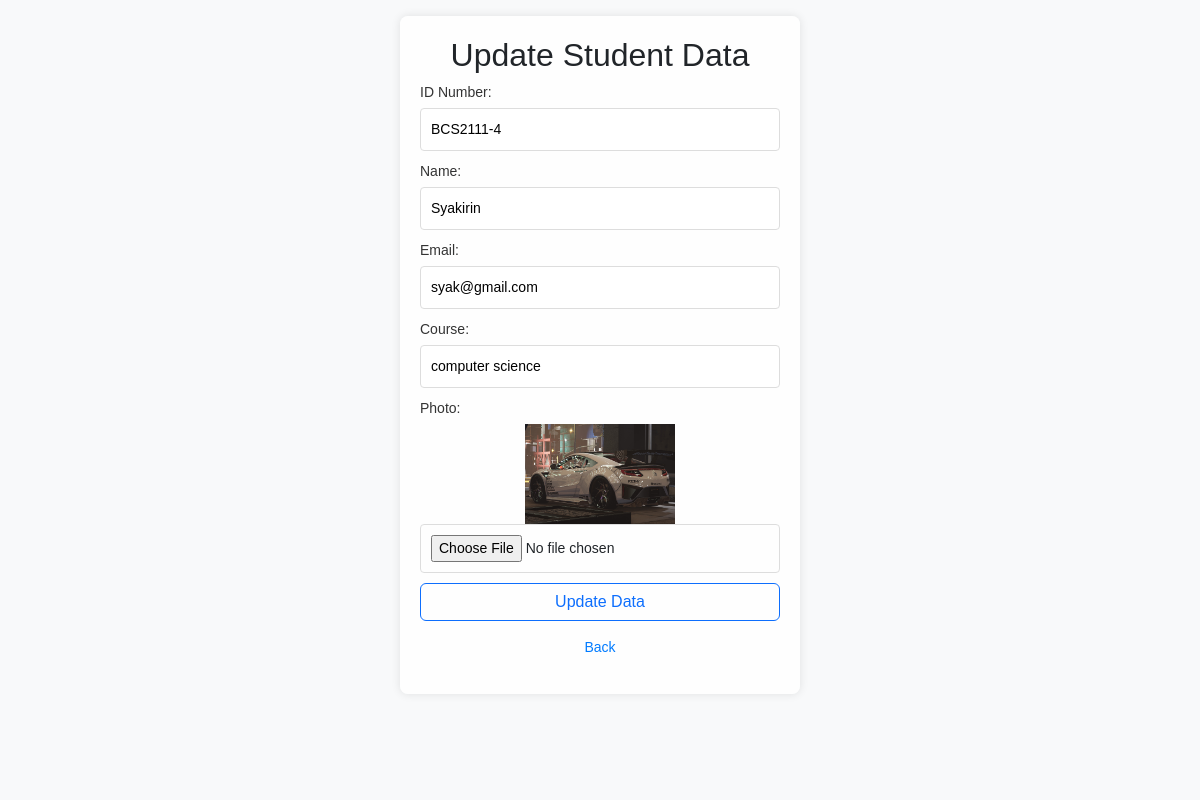
The page /edit.php?id=7 (signed in) on the database its author committed.
### tables this page shows
CREATE TABLE `mahasiswa` (
  `id` int(11) NOT NULL,
  `name` varchar(200) NOT NULL,
  `nrp` char(9) NOT NULL,
  `email` varchar(100) NOT NULL,
  `jurusan` varchar(100) NOT NULL,
  `gambar` varchar(100) NOT NULL
);

### functions.php (called while the page is built, shortened)
<?php
$conn = mysqli_connect("localhost", "root", "root", "phpdasar");
function query($query){
    global $conn;
    $result = mysqli_query($conn, $query);
    $rows = [];
    while ($row = mysqli_fetch_assoc($result)){
        $rows[] = $row;
    }
    return $rows;
}
?>

### edit.php (the view, shortened to what this page needs)
<?php
require 'functions.php';
$id = $_GET["id"];
$mhs = query("SELECT * FROM mahasiswa WHERE id = $id")[0];
?>
<!DOCTYPE html>
<html lang="en">
<head>
    <link href="https://cdn.jsdelivr.net/npm/bootstrap@5.3.2/dist/css/bootstrap.min.css" rel="stylesheet">
    <link rel="stylesheet" href="css/edit.css">
</head>
<body class="bg-light">
    <video src="vd/ocean.mp4" autoplay loop muted playsinline></video>
    <div class="container mt-3">
        <form action="" method="post" enctype="multipart/form-data">
        <h1 class="fs-2">Update Student Data</h1>
            <div class="form-group">
                <label for="nrp">ID Number:</label>
                <input type="text" name="nrp" id="nrp" value="<?= $mhs["nrp"]; ?>">
            </div>
            <div class="form-group">
                <label for="name">Name:</label>
                <input type="text" name="name" id="name" value="<?= $mhs["name"]; ?>">
            </div>
            <div class="form-group">
                <label for="email">Email:</label>
                <input type="text" name="email" id="email" value="<?= $mhs["email"]; ?>">
            </div>
            <div class="form-group">
                <label for="jurusan">Course:</label>
                <input type="text" name="jurusan" id="jurusan" value="<?= $mhs["jurusan"]; ?>">
            </div>
            <div class="form-group">
                <label for="gambar">Photo:</label>
                <center><img src="img/<?= $mhs['gambar']; ?>" width="150 pixels" height="100 pixels"></center>
                <input type="file" name="gambar" id="gambar">
            </div>
            <button type="submit" name="submit" class="btn btn-outline-primary">Update Data</button>
        <div class="text-center mt-3">
            <a href="index.php">Back</a>
        </div>
        </form>
    </div>
</body>
</html>

### css/edit.css (style rules this page uses)
body { margin: 0; padding: 0; font-family: "Arial", sans-serif; overflow: hidden; }
video { object-fit: cover; width: 100%; height: 100%; position: fixed; top: 0; left: 0; z-index: -1; }
.container { position: relative; z-index: 1; margin-top: 5%; }
form { background-color: rgba(255, 255, 255, 0.8); border-radius: 8px; padding: 20px; box-shadow: 0 0 10px rgba(0, 0, 0, 0.1); max-width: 400px; width: 90%; margin: auto; }
h1 { text-align: center; }
label { display: block; font-size: 14px; color: #333; margin-bottom: 5px; }
input { width: 100%; padding: 10px; border: 1px solid #ddd; border-radius: 4px; box-sizing: border-box; font-size: 14px; margin-bottom: 10px; }
button { background-color: #007bff; color: #fff; padding: 10px 15px; border: none; border-radius: 4px; cursor: pointer; font-size: 16px; width: 100%; }
a { display: block; margin-top: 10px; color: #007bff; text-decoration: none; font-size: 14px; text-align: center; }

### rows shown on the page
mahasiswa: nrp "BCS2111-4", name "Syakirin", email "syak@gmail.com", jurusan "computer science", gambar (picture)
